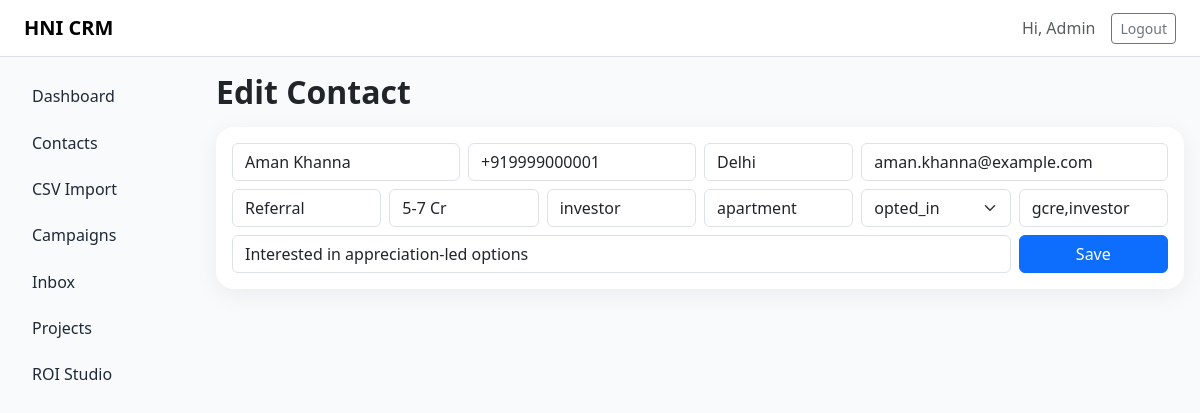
/contacts/edit/1 (signed in), run on the app's committed database.
### tables this page shows
CREATE TABLE contacts (
        id INTEGER PRIMARY KEY AUTOINCREMENT,
        name TEXT NOT NULL,
        phone TEXT NOT NULL,
        city TEXT,
        email TEXT,
        source TEXT,
        budget_band TEXT,
        buyer_type TEXT,
        preferred_asset TEXT,
        consent_status TEXT DEFAULT 'opted_in',
        hni_score INTEGER DEFAULT 0,
        status TEXT DEFAULT 'new',
        tags TEXT DEFAULT '',
        notes TEXT DEFAULT '',
        created_at TEXT
    );

### app.py (the view, shortened to what this page needs)
@app.route("/contacts/edit/<int:contact_id>", methods=["GET", "POST"])
def edit_contact(contact_id):
    if not require_login():
        return redirect(url_for("login"))
    conn = get_db()
    c = conn.cursor()
    c.execute("SELECT * FROM contacts WHERE id=?", (contact_id,))
    contact = c.fetchone()
    conn.close()
    if not contact:
        flash("Contact not found.")
        return redirect(url_for("contacts"))
    return render_template("edit_contact.html", contact=contact)

### app.py (called while the page is built)
def get_db():
    conn = sqlite3.connect(DB_PATH)
    conn.row_factory = sqlite3.Row
    return conn

def require_login():
    return "user_id" in session

### templates/edit_contact.html (shortened to what this page needs)
{% extends "base.html" %}
{% block content %}
<h2 class="fw-bold mb-3">Edit Contact</h2>
<div class="card card-soft p-3">
  <form method="post" class="row g-2">
    <div class="col-md-3">
      <input name="name" class="form-control" placeholder="Name" value="{{ contact.name }}" required>
    </div>
    <div class="col-md-3">
      <input name="phone" class="form-control" placeholder="Phone" value="{{ contact.phone }}" required>
    </div>
    <div class="col-md-2">
      <input name="city" class="form-control" placeholder="City" value="{{ contact.city }}">
    </div>
    <div class="col-md-4">
      <input name="email" class="form-control" placeholder="Email" value="{{ contact.email }}">
    </div>
    <div class="col-md-2">
      <input name="source" class="form-control" placeholder="Source" value="{{ contact.source }}">
    </div>
    <div class="col-md-2">
      <input name="budget_band" class="form-control" placeholder="Budget band" value="{{ contact.budget_band }}">
    </div>
    <div class="col-md-2">
      <input name="buyer_type" class="form-control" placeholder="Buyer type" value="{{ contact.buyer_type }}">
    </div>
    <div class="col-md-2">
      <input name="preferred_asset" class="form-control" placeholder="Asset type" value="{{ contact.preferred_asset }}">
    </div>
    <div class="col-md-2">
      <select name="consent_status" class="form-select">
        <option value="opted_in" {% if contact.consent_status == "opted_in" %}selected{% endif %}>opted_in</option>
      </select>
    </div>
    <div class="col-md-2">
      <input name="tags" class="form-control" placeholder="Tags" value="{{ contact.tags }}">
    </div>
    <div class="col-md-10">
      <input name="notes" class="form-control" placeholder="Notes" value="{{ contact.notes }}">
    </div>
    <div class="col-md-2 d-flex gap-2">
      <button type="submit" class="btn btn-primary w-100">Save</button>
    </div>
  </form>
</div>
{% endblock %}

### templates/base.html (style rules this page uses)
body { background:#f8fafc; }
.card-soft { border:none; border-radius:18px; box-shadow:0 6px 24px rgba(15,23,42,.06); }

### data on the page
contacts: name "Aman Khanna", phone "+919999000001", city "Delhi", email "aman.khanna@example.com", source "Referral", budget_band "5-7 Cr", buyer_type "investor", preferred_asset "apartment", consent_status "opted_in", tags "gcre,investor", notes "Interested in appreciation-led options"

### other printed values
{{ session.get("user_name","Admin") }} "Admin"
